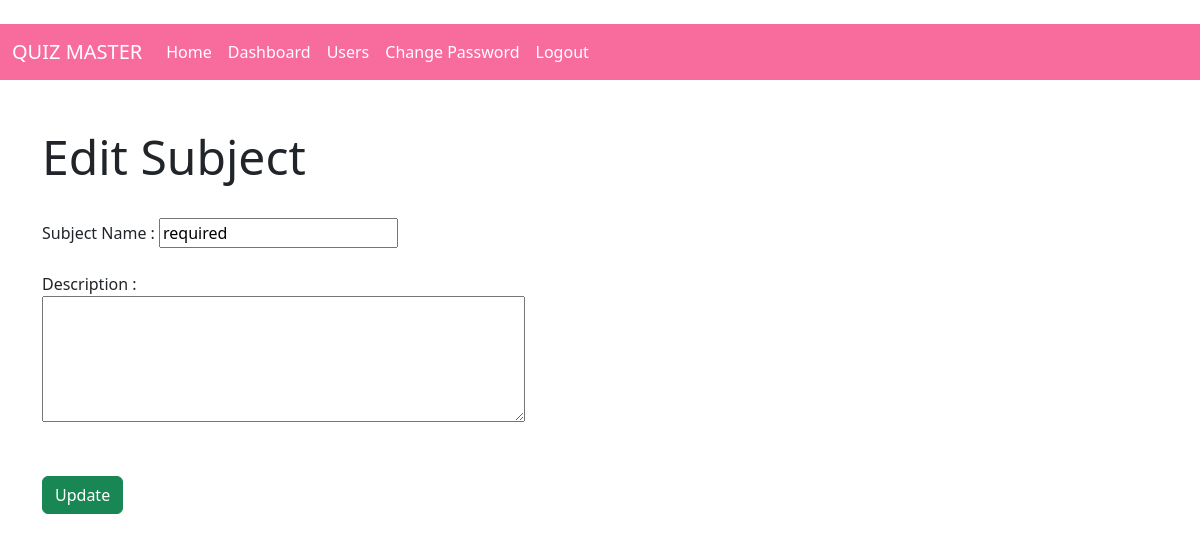
The app's page /edit/subject/1/ (signed in), older data.
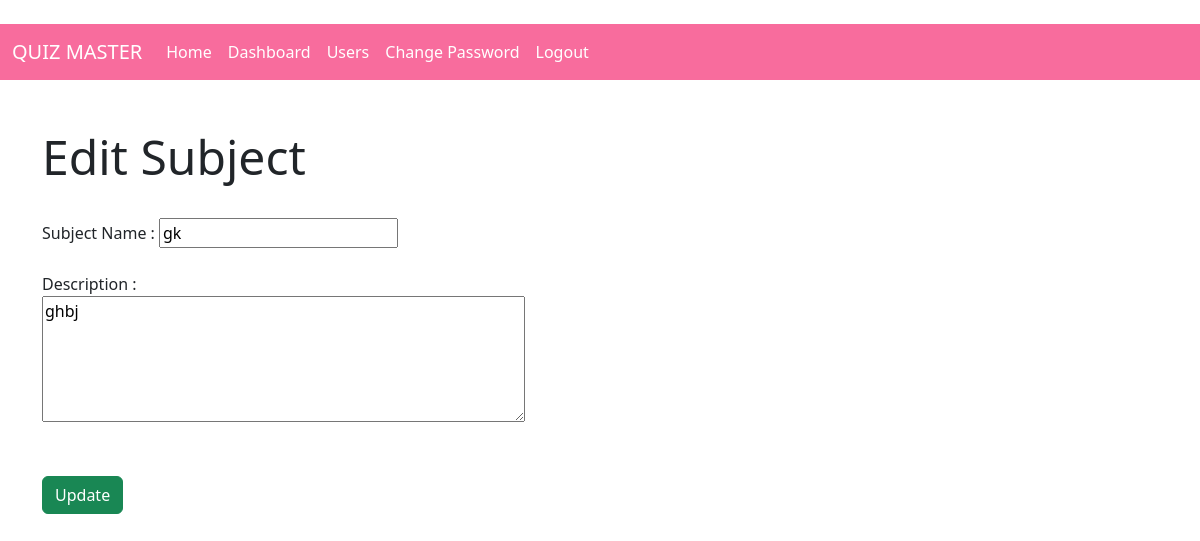
The same page, newer data.
### models.py (models this page shows)
class Subject(db.Model):
    id=db.Column(db.Integer,primary_key=True)
    Name=db.Column(db.String(256),nullable=False)
    Description=db.Column(db.String(500),nullable=False)
    chapters=db.relationship('Chapter',backref='subject',lazy=True,cascade="all, delete-orphan", passive_deletes=True)

### controllers/routes.py (the view)
@app.route('/edit/subject/<int:id>/')
@admin_auth
def edit_sub(id):
     subject=Subject.query.get(id)
     return render_template('edit_sub.html',subject=subject)

### controllers/routes.py (called while the page is built)
def admin_auth(func):
    @wraps(func)
    def inner(*args,**kwargs):
        if 'admin_id' in session:
            return func(*args,**kwargs)
        else:
            flash('Please Login to continue further!')
            return redirect(url_for('admin_login'))
    return inner

### templates/edit_sub.html (shortened to what this page needs)
{% extends 'basic_layout.html' %}
{%block NAVBAR%}
{% include 'navbar_admin.html'%}
{%endblock%}
{% block BODY %}
<h5 class="display-5">Edit Subject</h5><br>
<form action="" method="post" class="form">
    <div class="form-group">
        <label for="name">Subject Name :</label>
        <input type="text" name="Name" id="Name" value={{subject.Name}} required>
    </div><br>
    <div class="form-group">
        <label for="description" style="display: block;">Description :</label>
        <textarea rows="5" cols="50" name="Description" id="Description"  required>{{subject.Description}}</textarea>
    </div><br><br>
    <div class="form-group">
        <button type="submit" class="btn btn-success">Update</button>
    </div>
</form>
{% endblock %}

Row changes from the older to the newer data that the page shows:
added Subject: Name "gk", Description "ghbj"
Text that changed along with them:
form field Name: "required" → (not shown)
